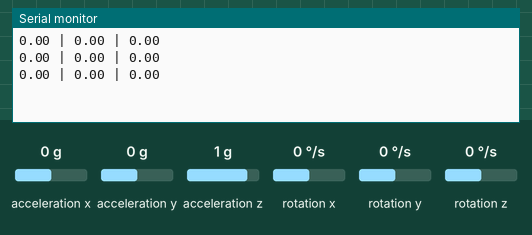
Recording of a sketch running on a simulated Arduino Uno, built with avr-gcc and run on an emulated ATmega328P. Shown: the last lines printed to the serial monitor. Inputs (shaded band) come from the test bench; at power-on: acceleration x 0 g, acceleration y 0 g, acceleration z 1 g, rotation z 0 °/s, rotation x 0 °/s, rotation y 0 °/s.

Above: at 4.2 s.
4.3 s: acceleration x set to -1.4 g
At 4.9 s:
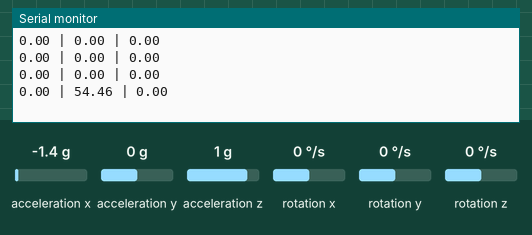
5.8 s: acceleration y set to -1.4 g
At 6.4 s:
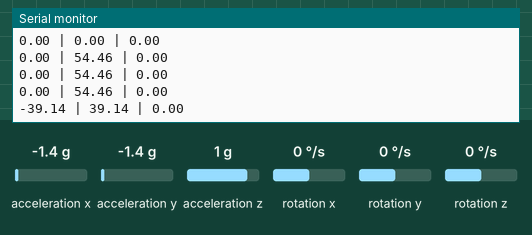
7.3 s: acceleration z set to -1.4 g
At 7.9 s:
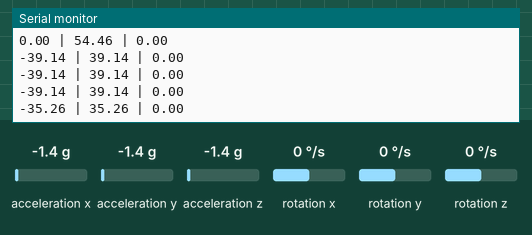
8.8 s: rotation z set to -192 °/s
At 9.5 s:
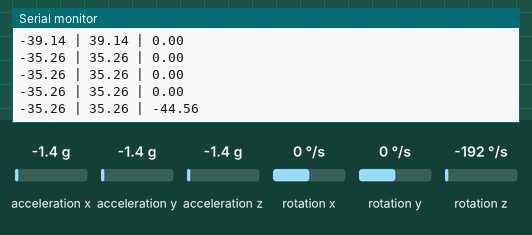
Timing chart, 0 to 11.3 s (numbered marks = the images above; inputs shaded):
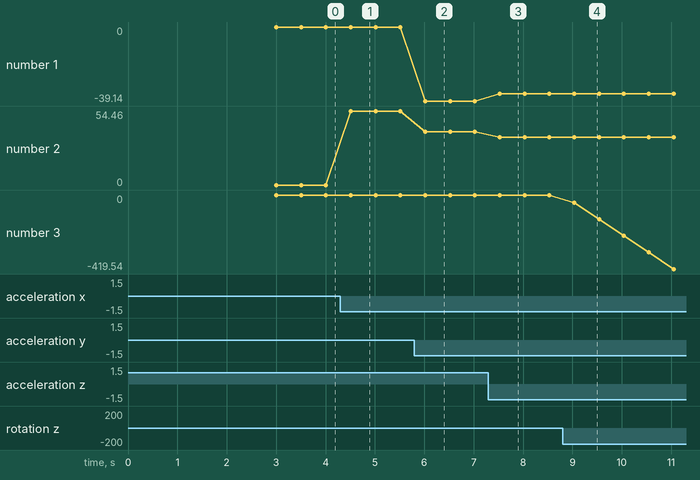

The sketch:

get_angle.ino
```cpp
#include <MPU6050_tockn.h>
#include <Wire.h>

MPU6050 mpu6050(Wire);  // 新建一个mpu6050实例

long timer = 0;  // 存储每次迭代开始时的时间
int angle;  // 相对于初始值旋转的角度，逆时针为正，顺时针为负
int init_angle;  // 角度初始值

void setup() {
    Serial.begin(9600);
    Wire.begin();             // 开启 I2C 总线
    mpu6050.begin();          // 开启mpu6050
    mpu6050.calcGyroOffsets(true);    // 计算初始位置
}
void loop(){
    get_pitch_angle();
}
inline void get_pitch_angle() {
    mpu6050.update();              // 更新当前位置
    if (millis() - timer > 500) {         // 每500ms更新一次当前位置
        Serial.print(mpu6050.getGyroAngleX());
        Serial.print(" | ");
        Serial.print(mpu6050.getGyroAngleY());
        Serial.print(" | ");
        Serial.println(mpu6050.getGyroAngleZ());
        timer = millis();
    }
}
```

Measured:
- after the input at 4.3 s, the serial monitor: prints a new line after 0.21 s (image 1)
- after the input at 5.8 s, the serial monitor: prints a new line after 0.22 s (image 2)
- after the input at 7.3 s, the serial monitor: prints a new line after 0.23 s (image 3)
- after the input at 8.8 s, the serial monitor: prints a new line after 0.24 s (image 4)
- plotted number 1: 0 → -39.14 after the input at 5.8 s, -39.14 → -35.26 after the input at 7.3 s
- plotted number 2: 0 → 54.46 after the input at 4.3 s, 54.46 → 39.14 after the input at 5.8 s, 39.14 → 35.26 after the input at 7.3 s
- plotted number 3: 0 → -419.54 after the input at 8.8 s
